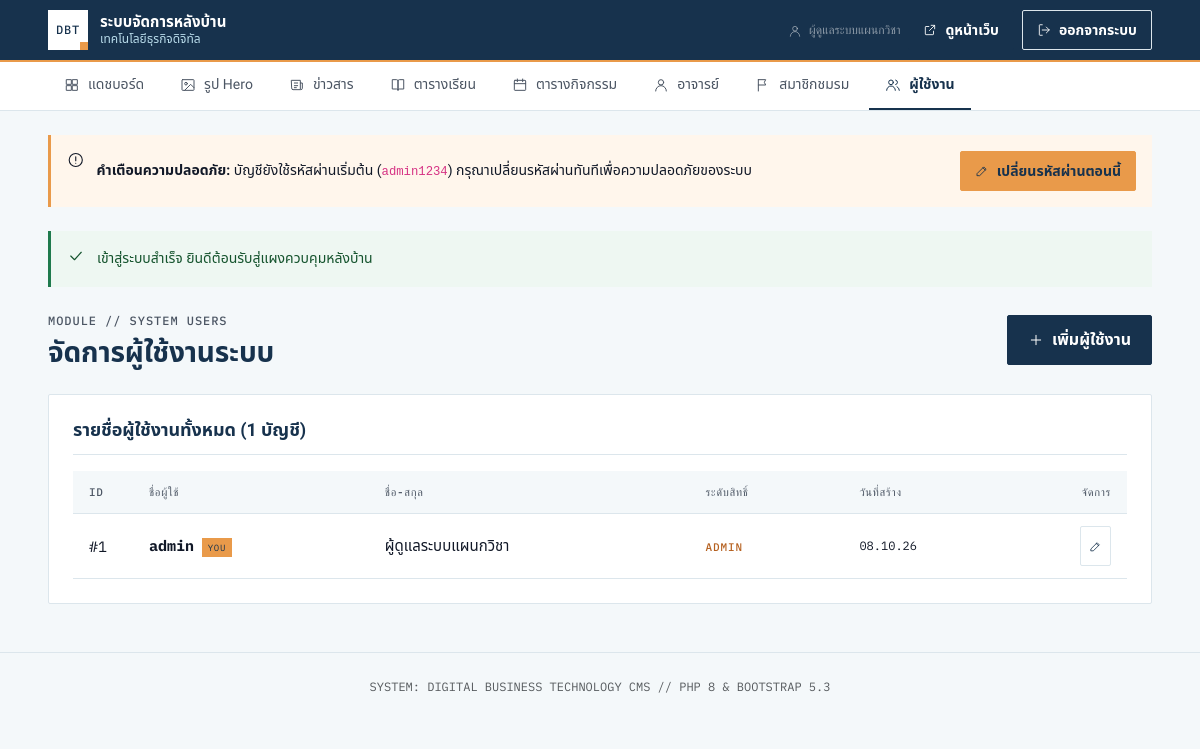
The page /admin/users.php (signed in) on the database its author committed.
### tables this page shows
CREATE TABLE `users` (
  `id` INT AUTO_INCREMENT PRIMARY KEY,
  `username` VARCHAR(50) NOT NULL UNIQUE,
  `password_hash` VARCHAR(255) NOT NULL,
  `full_name` VARCHAR(100) NOT NULL,
  `role` VARCHAR(20) NOT NULL DEFAULT 'admin',
  `created_at` TIMESTAMP DEFAULT CURRENT_TIMESTAMP
);

### includes/db.php (called while the page is built, shortened)
<?php
function db(): PDO
{
    static $pdo = null;
    if ($pdo === null) {
        try {
            $pdo = new PDO(
                'mysql:host=' . DB_HOST . ';dbname=' . DB_NAME . ';charset=utf8mb4',
                DB_USER,
                DB_PASS,
                [
                    PDO::ATTR_ERRMODE            => PDO::ERRMODE_EXCEPTION,
                    PDO::ATTR_DEFAULT_FETCH_MODE => PDO::FETCH_ASSOC,
                    PDO::ATTR_EMULATE_PREPARES   => false,
                ]
            );
        } catch (PDOException $e) {
            http_response_code(500);
            exit('<p style="font-family:sans-serif;padding:2rem">เชื่อมต่อฐานข้อมูลไม่ได้ — ตรวจสอบค่าใน <code>includes/config.php</code> และนำเข้า <code>database/schema.sql</code></p>');
        }
    }
    return $pdo;
}
function execute_query(string $sql, array $params = []): PDOStatement
{
    $st = db()->prepare($sql);
    $st->execute($params);
    return $st;
}
function q(string $sql, array $params = []): PDOStatement
{
    return execute_query($sql, $params);
}

### includes/auth.php (called while the page is built, shortened)
<?php
require_once __DIR__ . '/helpers.php';
function current_user(): ?array
{
    static $user = false;
    if ($user === false) {
        $user = null;
        if (!empty($_SESSION['uid'])) {
            $user = q('SELECT id, username, full_name, role FROM users WHERE id = ?', [$_SESSION['uid']])->fetch() ?: null;
        }
    }
    return $user;
}
function require_login(): array
{
    $u = current_user();
    return $u;
}
function is_using_default_password(): bool
{
    $u = current_user();
    $row = q('SELECT password_hash FROM users WHERE id = ?', [$u['id']])->fetch();
    return $row && password_verify('admin1234', $row['password_hash']);
}

### admin/users.php (the view, shortened to what this page needs)
<?php
$adminNav = 'users';
require_once __DIR__ . '/../includes/admin-header.php';
$action = filter_input(INPUT_GET, 'action', FILTER_DEFAULT) ?: 'list';
$editItem = null;
$allUsers = q("SELECT * FROM users ORDER BY id ASC")->fetchAll();
?>
<div class="d-flex justify-content-between align-items-center mb-4">
  <div>
    <p class="eyebrow eyebrow-muted mb-1">MODULE // SYSTEM USERS</p>
    <h1 style="font-size: 1.75rem; margin: 0;">จัดการผู้ใช้งานระบบ</h1>
  </div>
  <?php if ($action === 'list'): ?>
    <a href="<?= url('admin/users.php?action=new') ?>" class="btn btn-navy">
      <?= icon('plus', 16) ?>
      <span>เพิ่มผู้ใช้งาน</span>
    </a>
  <?php endif; ?>
</div>
<?php if ($action === 'new' || $action === 'edit'): ?>
  <!-- ====================================================================
       ADD / EDIT FORM
       ==================================================================== -->
  <div class="admin-card" style="max-width: 600px;">
    <div class="admin-card-head">
      <h3><?= $action === 'edit' ? 'แก้ไขผู้ใช้งาน #' . $editItem['id'] : 'เพิ่มผู้ใช้งานใหม่' ?></h3>
    </div>
    <form method="POST" action="<?= url('admin/users.php') ?>">
      <?= csrf_field() ?>
      <input type="hidden" name="sub_action" value="save">
      <?php if ($editItem): ?>
        <input type="hidden" name="id" value="<?= $editItem['id'] ?>">
      <?php endif; ?>
      <div class="mb-3">
        <label for="username" class="form-label">ชื่อผู้ใช้งาน (Username) <span class="req">*</span></label>
        <input type="text"
               name="username"
               id="username"
               class="form-control mono"
               value="<?= e($_POST['username'] ?? $editItem['username'] ?? '') ?>"
               required>
      </div>
      <div class="mb-3">
        <label for="full_name" class="form-label">ชื่อ-นามสกุลจริง <span class="req">*</span></label>
        <input type="text"
               name="full_name"
               id="full_name"
               class="form-control"
               value="<?= e($_POST['full_name'] ?? $editItem['full_name'] ?? '') ?>"
               required>
      </div>
      <div class="mb-3">
        <label for="password" class="form-label">
          รหัสผ่าน <?= $action === 'edit' ? '<span class="text-muted">(เว้นว่างไว้หากไม่ต้องการเปลี่ยน)</span>' : '<span class="req">*</span>' ?>
        </label>
        <div class="pw-field">
          <input type="password"
                 name="password"
                 id="password"
                 class="form-control"
                 placeholder="••••••••"
                 <?= $action === 'new' ? 'required' : '' ?>>
          <button type="button" class="pw-toggle" aria-label="แสดงรหัสผ่าน">
            <?= icon('eye', 18) ?>
          </button>
        </div>
      </div>
      <div class="mb-4">
        <label for="role" class="form-label">ระดับสิทธิ์</label>
        <select name="role" id="role" class="form-select">
          <option value="admin" <?= ($_POST['role'] ?? $editItem['role'] ?? '') === 'admin' ? 'selected' : '' ?>>Admin (ผู้ดูแลระบบสูงสุด)</option>
          <option value="editor" <?= ($_POST['role'] ?? $editItem['role'] ?? '') === 'editor' ? 'selected' : '' ?>>Editor (เจ้าหน้าที่แก้ไขข้อมูล)</option>
        </select>
      </div>
      <div class="pt-3 border-top d-flex justify-content-end gap-2">
        <a href="<?= url('admin/users.php') ?>" class="btn btn-line">ยกเลิก</a>
        <button type="submit" class="btn btn-navy">
          <?= icon('check', 16) ?>
          <span>บันทึกข้อมูล</span>
        </button>
      </div>
    </form>
  </div>
<?php else: ?>
  <div class="admin-card">
    <div class="admin-card-head">
      <h3>รายชื่อผู้ใช้งานทั้งหมด (<?= count($allUsers) ?> บัญชี)</h3>
    </div>
    <div class="table-responsive">
      <table class="admin-table">
        <thead>
          <tr>
            <th style="width: 60px;">ID</th>
            <th>ชื่อผู้ใช้</th>
            <th>ชื่อ-สกุล</th>
            <th>ระดับสิทธิ์</th>
            <th>วันที่สร้าง</th>
            <th class="text-end" style="width: 100px;">จัดการ</th>
          </tr>
        </thead>
        <tbody>
          <?php foreach ($allUsers as $u): ?>
            <tr>
              <td class="mono">#<?= $u['id'] ?></td>
              <td>
                <span class="mono fw-bold text-navy"><?= e($u['username']) ?></span>
                <?php if ((int) $u['id'] === (int) $currentUser['id']): ?>
                  <span class="badge-soon ms-1" style="font-size: 9px;">YOU</span>
                <?php endif; ?>
              </td>
              <td><?= e($u['full_name']) ?></td>
              <td>
                <span class="tag"><?= e($u['role']) ?></span>
              </td>
              <td class="mono" style="font-size: 12px;">
                <?= mono_date($u['created_at']) ?>
              </td>
              <td class="text-end">
                <div class="d-inline-flex gap-1">
                  <a href="<?= url('admin/users.php?action=edit&id=' . $u['id']) ?>" class="btn btn-sm btn-line py-1 px-2" title="แก้ไข">
                    <?= icon('pencil', 13) ?>
                  </a>
                </div>
              </td>
            </tr>
          <?php endforeach; ?>
        </tbody>
      </table>
    </div>
  </div>
<?php endif; ?>
<?php require_once __DIR__ . '/../includes/admin-footer.php'; ?>

### includes/admin-header.php (shortened to what this page needs)
<?php
require_once __DIR__ . '/helpers.php';
require_once __DIR__ . '/auth.php';
require_login();
$currentUser = current_user();
$adminNav = $adminNav ?? '';
$flash = flash();
?>
<!DOCTYPE html>
<html lang="th">
<head>
  <link href="https://cdn.jsdelivr.net/npm/bootstrap@5.3.3/dist/css/bootstrap.min.css" rel="stylesheet">
  <link rel="stylesheet" href="<?= url('assets/css/site.css') ?>">
  <link rel="stylesheet" href="<?= url('assets/css/admin.css') ?>">
</head>
<body style="padding-bottom: 40px; background-color: var(--c-bg-alt);">
<header class="admin-header py-2">
  <div class="container-xl d-flex align-items-center justify-content-between">
    <div class="d-flex align-items-center gap-3">
      <a href="<?= url('admin/index.php') ?>" class="brand text-white text-decoration-none">
        <div class="brand-mark">DBT</div>
        <div class="brand-text">
          <span class="brand-name text-white">ระบบจัดการหลังบ้าน</span>
          <span class="brand-sub" style="color: var(--c-blue-300);"><?= e(SITE_NAME) ?></span>
        </div>
      </a>
    </div>
    <div class="d-flex align-items-center gap-2">
      <span class="text-white-50 d-none d-md-inline mono" style="font-size: 12px;">
        <?= icon('user', 14) ?> <?= e($currentUser['full_name'] ?? $currentUser['username'] ?? 'Admin') ?>
      </span>
      <a href="<?= url('index.php') ?>" class="btn btn-sm btn-navy" target="_blank" title="ดูหน้าเว็บจริง">
        <?= icon('external', 14) ?>
        <span class="d-none d-sm-inline">ดูหน้าเว็บ</span>
      </a>
      <a href="<?= url('logout.php') ?>" class="btn btn-sm btn-line text-white border-white-50" title="ออกจากระบบ">
        <?= icon('log-out', 14) ?>
        <span class="d-none d-sm-inline">ออกจากระบบ</span>
      </a>
    </div>
  </div>
</header>
<nav class="admin-nav-strip" aria-label="เมนูจัดการหลังบ้าน">
  <div class="container-xl">
    <ul>
      <li>
        <a href="<?= url('admin/index.php') ?>" <?= $adminNav === 'dashboard' ? 'aria-current="page"' : '' ?>>
          <?= icon('grid', 16) ?> แดชบอร์ด
        </a>
      </li>
      <li>
        <a href="<?= url('admin/hero.php') ?>" <?= $adminNav === 'hero' ? 'aria-current="page"' : '' ?>>
          <?= icon('image', 16) ?> รูป Hero
        </a>
      </li>
      <li>
        <a href="<?= url('admin/news.php') ?>" <?= $adminNav === 'news' ? 'aria-current="page"' : '' ?>>
          <?= icon('news', 16) ?> ข่าวสาร
        </a>
      </li>
      <li>
        <a href="<?= url('admin/classes.php') ?>" <?= $adminNav === 'classes' ? 'aria-current="page"' : '' ?>>
          <?= icon('book', 16) ?> ตารางเรียน
        </a>
      </li>
      <li>
        <a href="<?= url('admin/activities.php') ?>" <?= $adminNav === 'activities' ? 'aria-current="page"' : '' ?>>
          <?= icon('calendar', 16) ?> ตารางกิจกรรม
        </a>
      </li>
      <li>
        <a href="<?= url('admin/teachers.php') ?>" <?= $adminNav === 'teachers' ? 'aria-current="page"' : '' ?>>
          <?= icon('user', 16) ?> อาจารย์
        </a>
      </li>
      <li>
        <a href="<?= url('admin/club.php') ?>" <?= $adminNav === 'club' ? 'aria-current="page"' : '' ?>>
          <?= icon('flag', 16) ?> สมาชิกชมรม
        </a>
      </li>
      <?php if (($currentUser['role'] ?? '') === 'admin'): ?>
      <li>
        <a href="<?= url('admin/users.php') ?>" <?= $adminNav === 'users' ? 'aria-current="page"' : '' ?>>
          <?= icon('users', 16) ?> ผู้ใช้งาน
        </a>
      </li>
      <?php endif; ?>
    </ul>
  </div>
</nav>
<div class="container-xl pt-4">
  <?php if (is_using_default_password()): ?>
    <div class="alert-line mb-4" style="background-color: #FFF6EC; border-color: var(--c-accent); color: var(--c-accent-dark);" role="alert">
      <?= icon('alert', 18) ?>
      <div class="d-flex flex-wrap align-items-center justify-content-between gap-2 w-100">
        <div>
          <strong>คำเตือนความปลอดภัย:</strong> บัญชียังใช้รหัสผ่านเริ่มต้น (<code>admin1234</code>) กรุณาเปลี่ยนรหัสผ่านทันทีเพื่อความปลอดภัยของระบบ
        </div>
        <?php if (($currentUser['role'] ?? '') === 'admin'): ?>
          <a href="<?= url('admin/users.php?action=edit&id=' . (int) $currentUser['id']) ?>" class="btn btn-sm btn-accent" style="white-space: nowrap;">
            <?= icon('pencil', 14) ?> เปลี่ยนรหัสผ่านตอนนี้
          </a>
        <?php endif; ?>
      </div>
    </div>
  <?php endif; ?>
  <?php if ($flash): ?>
    <div class="alert-line <?= $flash['type'] === 'error' ? 'is-error' : '' ?> mb-4" role="alert">
      <?= icon($flash['type'] === 'error' ? 'alert' : 'check', 18) ?>
      <div><?= e($flash['msg']) ?></div>
    </div>
  <?php endif; ?>

### includes/helpers.php (shortened to what this page needs)
<?php
require_once __DIR__ . '/db.php';
function e($v): string
{
    return htmlspecialchars((string) $v, ENT_QUOTES, 'UTF-8');
}
function url(string $path = ''): string
{
    return BASE_URL . '/' . ltrim($path, '/');
}
function flash(?string $msg = null, string $type = 'success'): ?array
{
    $f = $_SESSION['flash'] ?? null;
    return $f;
}
function mono_date(?string $date): string
{
    return $date ? date('d.m.y', strtotime($date)) : '';
}
function icon(string $name, int $size = 20, string $class = ''): string
{
    $c = $class ? ' class="' . e($class) . '"' : '';
    return '<svg' . $c . ' width="' . $size . '" height="' . $size . '" viewBox="0 0 24 24" fill="none" stroke="currentColor" stroke-width="1.5" stroke-linecap="round" stroke-linejoin="round" aria-hidden="true" focusable="false">' . ($p[$name] ?? '') . '</svg>';
}

### assets/css/admin.css (style rules this page uses)
.admin-header { background: var(--c-navy); color: #fff; border-bottom: 2px solid var(--c-accent); }
.admin-header .brand { color: #fff; }
.admin-header .brand-name { color: #fff; }
.admin-header .brand-sub { color: var(--c-blue-300); }
.admin-header .brand-mark { background: #fff; color: var(--c-navy); }
.admin-header .brand-mark::after { background: var(--c-accent); }
.admin-nav-strip { background: #fff; border-bottom: 1px solid var(--c-line); overflow-x: auto; white-space: nowrap; -webkit-overflow-scrolling: touch; }
.admin-nav-strip ul { list-style: none; margin: 0; padding: 0; display: flex; gap: var(--s-1); }
.admin-nav-strip a { display: inline-flex; align-items: center; gap: var(--s-2); min-height: 48px; padding: 0 var(--s-4); font-size: .875rem; font-weight: 500; color: var(--c-muted); text-decoration: none; border-bottom: 2px solid transparent; transition: color var(--dur), border-color var(--dur); }
.admin-nav-strip a[aria-current="page"] { color: var(--c-navy); font-weight: 600; border-bottom-color: var(--c-navy); }
.admin-card { background: #fff; border: 1px solid var(--c-line); border-radius: var(--radius); padding: var(--s-5); margin-bottom: var(--s-5); }
.admin-card-head { display: flex; align-items: center; justify-content: space-between; margin-bottom: var(--s-4); padding-bottom: var(--s-3); border-bottom: 1px solid var(--c-line); }
.admin-card-head h2, .admin-card-head h3 { margin: 0; font-size: 1.125rem; }
.admin-table { width: 100%; border-collapse: collapse; font-size: .9375rem; }
.admin-table th { background: var(--c-bg-alt); font-family: var(--font-mono); font-size: 11px; letter-spacing: .06em; text-transform: uppercase; color: var(--c-muted); font-weight: 500; padding: var(--s-3) var(--s-4); border-bottom: 1px solid var(--c-line); text-align: left; }
.admin-table td { padding: var(--s-3) var(--s-4); border-bottom: 1px solid var(--c-line); vertical-align: middle; }

### rows shown on the page
users: full_name "ผู้ดูแลระบบแผนกวิชา", id "1", username "admin", shows "YOU", role "ADMIN", created_at "08.10.26"

### other values the page prints
SITE_NAME "เทคโนโลยีธุรกิจดิจิทัล"
$flash['msg'] "เข้าสู่ระบบสำเร็จ ยินดีต้อนรับสู่แผงควบคุมหลังบ้าน"
count($allUsers) "1"
